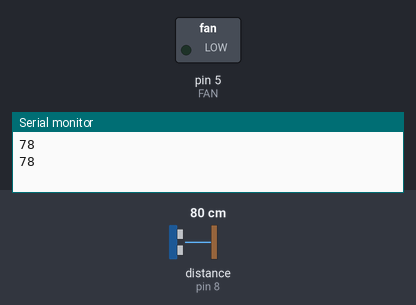
Bench run of a sketch on a simulated Arduino Uno, built with avr-gcc and run on an emulated ATmega328P. Parts: switched loads named in the sketch (green lamp = pin HIGH), the last lines printed to the serial monitor. Wiring (inferred from the names in the program): ultrasonic range finder: trigger pin 9; echo pin 8. The inputs (shaded band) are chosen by the test bench; at power-on: distance to the obstacle (sensor on pin 8) 80 cm. The echo pulse lasts 58.3 µs per cm; pins used as bus, display or sensor lines are not drawn.

Above: at 2.8 s.
2.9 s: distance to the obstacle (sensor on pin 8) set to 23 cm
5.6 s: distance to the obstacle (sensor on pin 8) set to 20 cm
At 6.5 s:
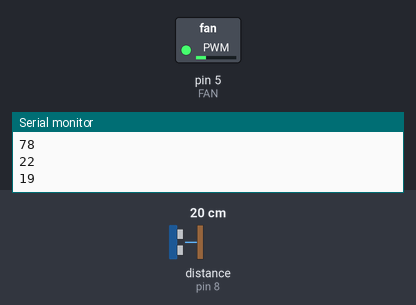
8.3 s: distance to the obstacle (sensor on pin 8) set to 2 cm
At 10.8 s:
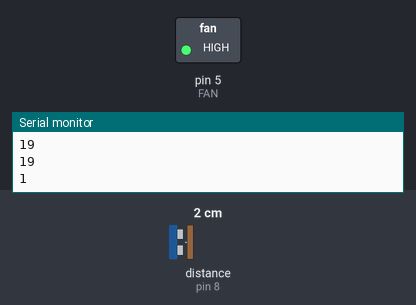
11.5 s: distance to the obstacle (sensor on pin 8) set to 18 cm
At 12.4 s:
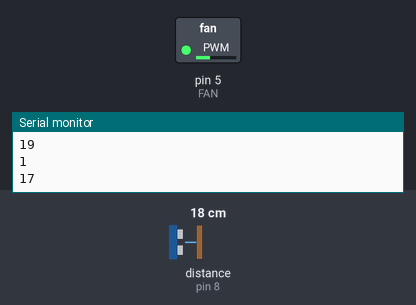
14.2 s: distance to the obstacle (sensor on pin 8) set to 4 cm
At 16.8 s:
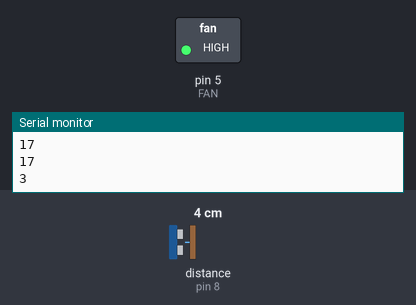
Timing chart, 0 to 18.3 s (numbered marks = the images above; inputs shaded):
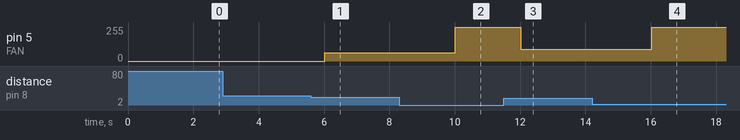

Measured:
- the behaviour switches between 22 and 21 cm on distance to the obstacle (sensor on pin 8) (found by bisection; images 0 and 1)
- after the input at 5.6 s, pin 5 (FAN): 0/255 → 63/255 after 0.41 s
- after the input at 8.3 s, pin 5 (FAN): 63/255 → 255/255 after 1.7 s
- after the input at 11.5 s, pin 5 (FAN): 255/255 → 89/255 after 0.52 s
- after the input at 14.2 s, pin 5 (FAN): 89/255 → 255/255 after 1.8 s

The sketch:

EX5_4.ino
```cpp
// EX5_4

#define TRIG 9
#define ECHO 8
#define FAN 5  // PWM pin

long getDistance() {
  digitalWrite(TRIG, LOW);
  delayMicroseconds(2);
  digitalWrite(TRIG, HIGH);
  delayMicroseconds(10);
  digitalWrite(TRIG, LOW);

  long duration = pulseIn(ECHO, HIGH);
  return duration * 0.034 / 2;  // cm
}

void setup() {
  Serial.begin(9600);
  pinMode(TRIG, OUTPUT);
  pinMode(ECHO, INPUT);
  pinMode(FAN, OUTPUT);
}

void loop() {
  long d = getDistance();
  Serial.println(d);

  if (d <= 4) {
    analogWrite(FAN, 255);  // full speed
  }
  else if (d > 4 && d <= 20) {
    int speed = map(d, 4, 20, 255, 50); // distance↑ → slower
    analogWrite(FAN, speed);
  }
  else {
    analogWrite(FAN, 0); // off
  }

  delay(2000);
}
```
